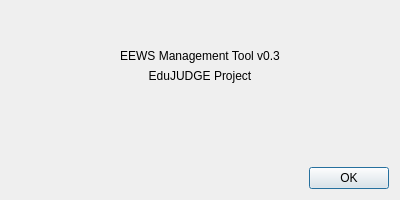
<?xml version="1.0" encoding="UTF-8"?>
<ui version="4.0">
 <class>aboutBox</class>
 <widget class="QDialog" name="aboutBox">
  <property name="geometry">
   <rect>
    <x>0</x>
    <y>0</y>
    <width>400</width>
    <height>200</height>
   </rect>
  </property>
  <property name="minimumSize">
   <size>
    <width>400</width>
    <height>200</height>
   </size>
  </property>
  <property name="maximumSize">
   <size>
    <width>400</width>
    <height>200</height>
   </size>
  </property>
  <property name="windowTitle">
   <string>About EEWS Management</string>
  </property>
  <layout class="QVBoxLayout" name="verticalLayout">
   <item>
    <layout class="QHBoxLayout" name="horizontalLayout">
     <item>
      <widget class="QLabel" name="label">
       <property name="sizePolicy">
        <sizepolicy hsizetype="MinimumExpanding" vsizetype="Preferred">
         <horstretch>0</horstretch>
         <verstretch>0</verstretch>
        </sizepolicy>
       </property>
       <property name="text">
        <string/>
       </property>
       <property name="pixmap">
        <pixmap resource="eewsgui.qrc">:/images/edujudge.png</pixmap>
       </property>
       <property name="alignment">
        <set>Qt::AlignCenter</set>
       </property>
      </widget>
     </item>
    </layout>
   </item>
   <item>
    <spacer name="verticalSpacer">
     <property name="orientation">
      <enum>Qt::Vertical</enum>
     </property>
     <property name="sizeType">
      <enum>QSizePolicy::Fixed</enum>
     </property>
     <property name="sizeHint" stdset="0">
      <size>
       <width>20</width>
       <height>18</height>
      </size>
     </property>
    </spacer>
   </item>
   <item>
    <widget class="QLabel" name="label_2">
     <property name="text">
      <string>EEWS Management Tool v0.3</string>
     </property>
     <property name="alignment">
      <set>Qt::AlignCenter</set>
     </property>
    </widget>
   </item>
   <item>
    <widget class="QLabel" name="label_3">
     <property name="text">
      <string>EduJUDGE Project</string>
     </property>
     <property name="alignment">
      <set>Qt::AlignCenter</set>
     </property>
    </widget>
   </item>
   <item>
    <spacer name="verticalSpacer_2">
     <property name="orientation">
      <enum>Qt::Vertical</enum>
     </property>
     <property name="sizeHint" stdset="0">
      <size>
       <width>20</width>
       <height>45</height>
      </size>
     </property>
    </spacer>
   </item>
   <item>
    <layout class="QHBoxLayout" name="horizontalLayout_2">
     <item>
      <spacer name="horizontalSpacer_2">
       <property name="orientation">
        <enum>Qt::Horizontal</enum>
       </property>
       <property name="sizeHint" stdset="0">
        <size>
         <width>40</width>
         <height>20</height>
        </size>
       </property>
      </spacer>
     </item>
     <item>
      <widget class="QDialogButtonBox" name="buttonBox">
       <property name="sizePolicy">
        <sizepolicy hsizetype="Maximum" vsizetype="Fixed">
         <horstretch>0</horstretch>
         <verstretch>0</verstretch>
        </sizepolicy>
       </property>
       <property name="standardButtons">
        <set>QDialogButtonBox::Ok</set>
       </property>
      </widget>
     </item>
    </layout>
   </item>
  </layout>
 </widget>
 <resources>
  <include location="eewsgui.qrc"/>
 </resources>
 <connections>
  <connection>
   <sender>buttonBox</sender>
   <signal>clicked(QAbstractButton*)</signal>
   <receiver>aboutBox</receiver>
   <slot>hide()</slot>
   <hints>
    <hint type="sourcelabel">
     <x>367</x>
     <y>179</y>
    </hint>
    <hint type="destinationlabel">
     <x>199</x>
     <y>99</y>
    </hint>
   </hints>
  </connection>
 </connections>
</ui>
